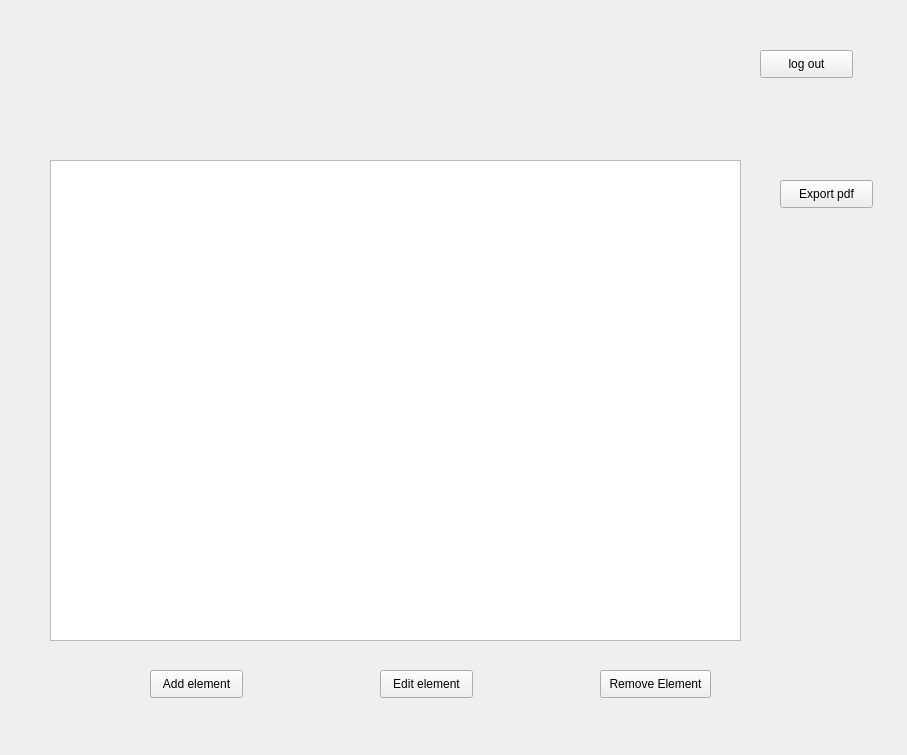
<?xml version="1.0" encoding="UTF-8"?>
<ui version="4.0">
 <class>Form</class>
 <widget class="QWidget" name="Form">
  <property name="geometry">
   <rect>
    <x>0</x>
    <y>0</y>
    <width>907</width>
    <height>755</height>
   </rect>
  </property>
  <property name="windowTitle">
   <string>Form</string>
  </property>
  <widget class="QPushButton" name="add">
   <property name="geometry">
    <rect>
     <x>150</x>
     <y>670</y>
     <width>93</width>
     <height>28</height>
    </rect>
   </property>
   <property name="text">
    <string>Add element</string>
   </property>
  </widget>
  <widget class="QPushButton" name="edit">
   <property name="geometry">
    <rect>
     <x>380</x>
     <y>670</y>
     <width>93</width>
     <height>28</height>
    </rect>
   </property>
   <property name="text">
    <string>Edit element</string>
   </property>
  </widget>
  <widget class="QPushButton" name="remove">
   <property name="geometry">
    <rect>
     <x>600</x>
     <y>670</y>
     <width>111</width>
     <height>28</height>
    </rect>
   </property>
   <property name="text">
    <string>Remove Element</string>
   </property>
  </widget>
  <widget class="QTableView" name="table">
   <property name="geometry">
    <rect>
     <x>50</x>
     <y>160</y>
     <width>691</width>
     <height>481</height>
    </rect>
   </property>
  </widget>
  <widget class="QPushButton" name="exportPdf">
   <property name="geometry">
    <rect>
     <x>780</x>
     <y>180</y>
     <width>93</width>
     <height>28</height>
    </rect>
   </property>
   <property name="text">
    <string>Export pdf</string>
   </property>
  </widget>
  <widget class="QPushButton" name="logOut">
   <property name="geometry">
    <rect>
     <x>760</x>
     <y>50</y>
     <width>93</width>
     <height>28</height>
    </rect>
   </property>
   <property name="text">
    <string>log out</string>
   </property>
  </widget>
 </widget>
 <resources/>
 <connections/>
</ui>
